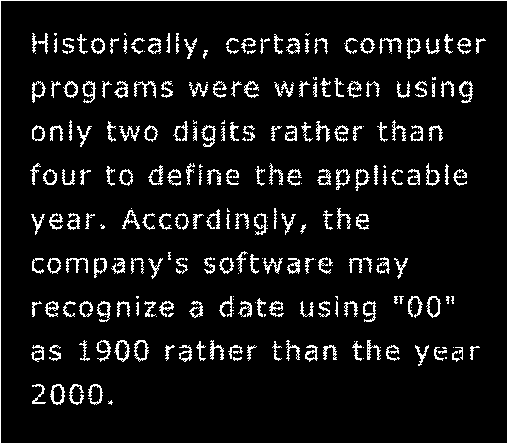
#> input picture Erosion,Dilation,Thickening/Fig0907(a)(text_gaps_1_and_2_pixels).tif, 508 x 444 px
$ jupyter execute 'Lab11(1).ipynb'
#> lines starting #> are read from the running program, lines starting #| are printed output that depends on the picture
[cell 1]
import cv2
import numpy as np

def pruning(se):
    image = cv2.imread("Fig0907(a)(text_gaps_1_and_2_pixels).tif")
#> image is the input picture: shape (444, 508, 3); 7.9% white in thin lines or dots
    x1=image
    x2= cv2.cvtColor(image, cv2.COLOR_BGR2GRAY)
#> x2: shape (444, 508); 7.9% white in thin lines or dots
    x1 = cv2.ximgproc.thinning(cv2.cvtColor(x1, cv2.COLOR_RGB2GRAY))
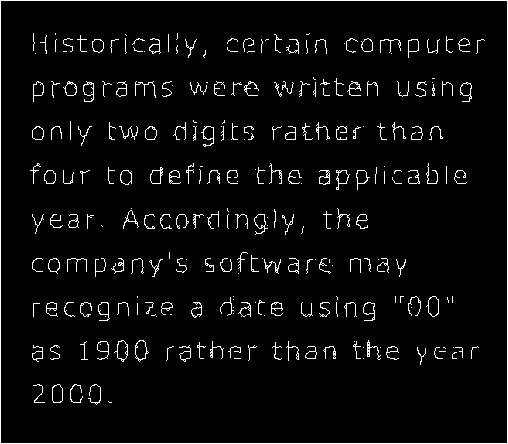
#> x1: shape (444, 508); 4.2% white in thin lines or dots

    for i in range(2):
        x1 = cv2.ximgproc.thinning(x1)
    for i in range(8):
        x2 = cv2.morphologyEx(x2, cv2.MORPH_HITMISS, se[i])
#> this loop made 8 passes
#> pass 1, in pruning, `x2 = cv2.morphologyEx(x2, cv2.MORPH_HITMISS, se[i])`:
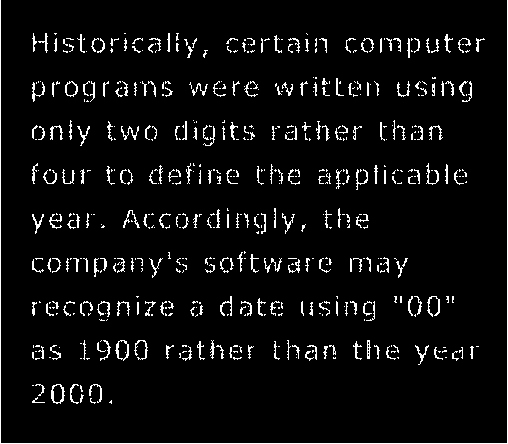
#> x2: shape (444, 508); 5.3% white in thin lines or dots
#> pass 2, in pruning, `x2 = cv2.morphologyEx(x2, cv2.MORPH_HITMISS, se[i])`:
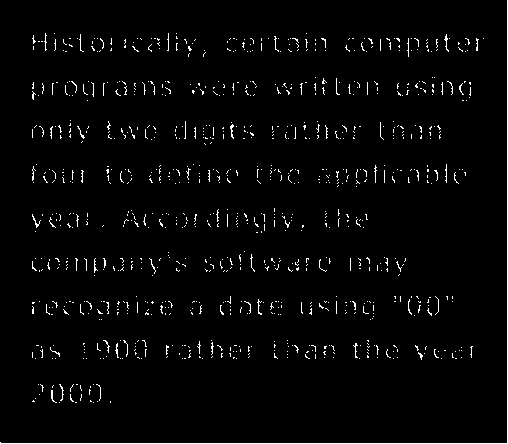
#> x2: shape (444, 508); 2.4% white in thin lines or dots
#> pass 3, in pruning, `x2 = cv2.morphologyEx(x2, cv2.MORPH_HITMISS, se[i])`:
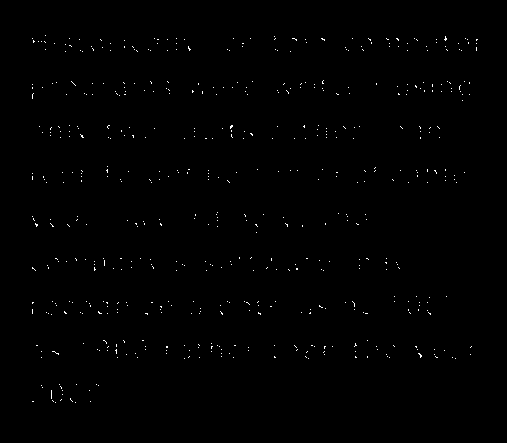
#> x2: shape (444, 508); 0.84% white in thin lines or dots
#> after the loop: x2: shape (444, 508); every value is 0
    x3 = cv2.dilate(x2, np.ones([3,3], dtype=np.uint8), iterations=3)
    x3 = cv2.bitwise_and(x3, cv2.cvtColor(image, cv2.COLOR_BGR2GRAY))
    x4 = cv2.bitwise_or(x1,x3)
    cv2.imwrite("pruning.tif",x4)

se = []
se.append(np.array([[0, 0, 0],
                        [0, 1, 0],
                        [2, 1, 2]]))
se.append(np.array([[0, 0, 0],
                        [0, 1, 2],
                        [0, 2, 1]]))
se.append(np.array([[0, 0, 2],
                        [0, 1, 1],
                        [0, 0, 2]]))
se.append(np.array([[0, 2, 1],
                        [0, 1, 2],
                        [0, 0, 0]]))
se.append(np.array([[2, 1, 2],
                        [0, 1, 0],
                        [0, 0, 0]]))
se.append(np.array([[1, 2, 0],
                        [2, 1, 0],
                        [0, 0, 0]]))
se.append(np.array([[2, 0, 0],
                        [1, 1, 0],
                        [2, 0, 0]]))
se.append(np.array([[0, 0, 0],
                        [2, 1, 0],
                        [1, 2, 0]]))

pruning(se)
